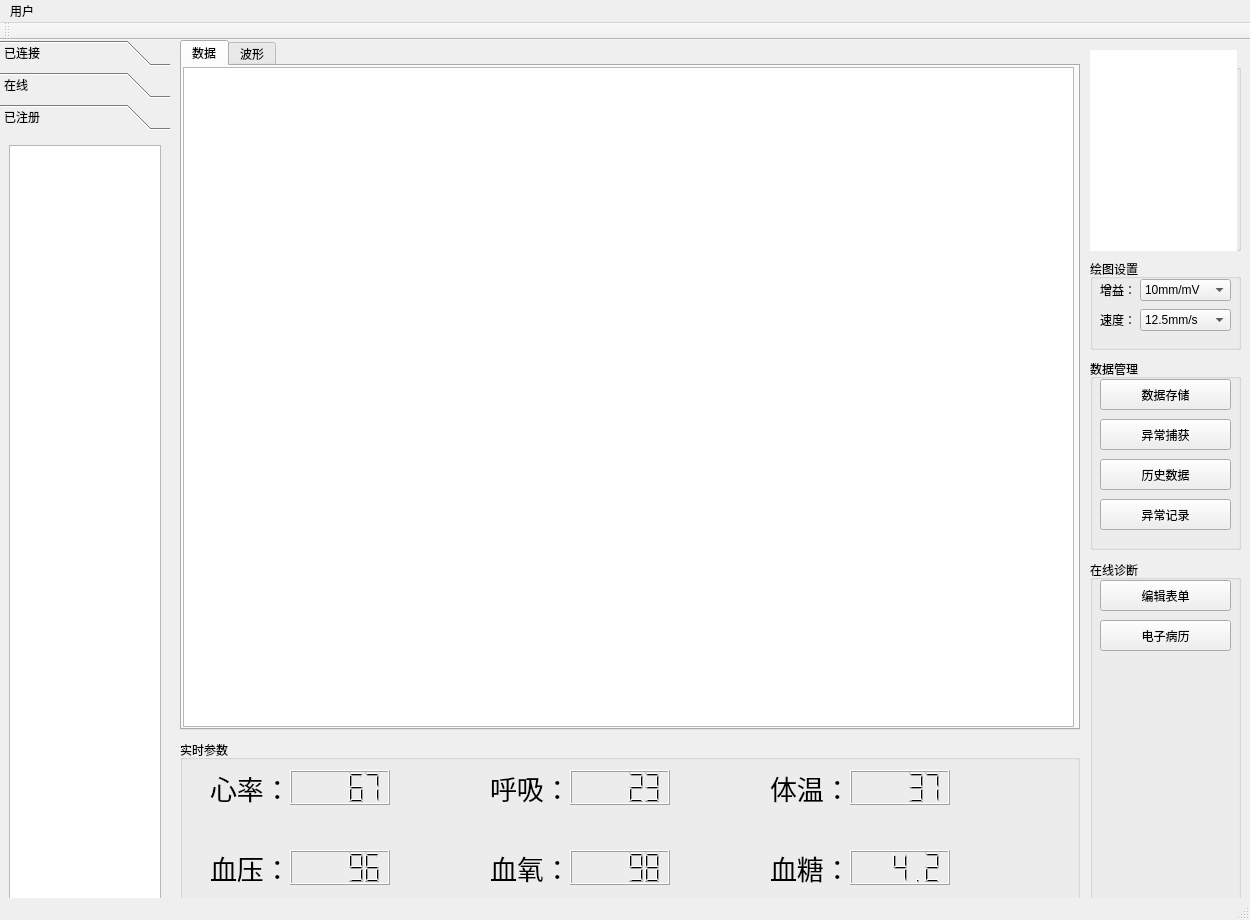
<?xml version="1.0" encoding="UTF-8"?>
<ui version="4.0">
 <class>reMainWindow</class>
 <widget class="QMainWindow" name="reMainWindow">
  <property name="geometry">
   <rect>
    <x>0</x>
    <y>0</y>
    <width>1250</width>
    <height>920</height>
   </rect>
  </property>
  <property name="windowTitle">
   <string>MainWindow</string>
  </property>
  <widget class="QWidget" name="centralWidget">
   <widget class="QToolBox" name="toolBox">
    <property name="geometry">
     <rect>
      <x>0</x>
      <y>0</y>
      <width>170</width>
      <height>870</height>
     </rect>
    </property>
    <property name="currentIndex">
     <number>2</number>
    </property>
    <widget class="QWidget" name="page">
     <property name="geometry">
      <rect>
       <x>0</x>
       <y>0</y>
       <width>170</width>
       <height>759</height>
      </rect>
     </property>
     <attribute name="label">
      <string>已连接</string>
     </attribute>
     <widget class="QListView" name="listView">
      <property name="geometry">
       <rect>
        <x>9</x>
        <y>9</y>
        <width>152</width>
        <height>774</height>
       </rect>
      </property>
     </widget>
    </widget>
    <widget class="QWidget" name="page_2">
     <property name="geometry">
      <rect>
       <x>0</x>
       <y>0</y>
       <width>170</width>
       <height>759</height>
      </rect>
     </property>
     <attribute name="label">
      <string>在线</string>
     </attribute>
     <widget class="QListView" name="listView_2">
      <property name="geometry">
       <rect>
        <x>9</x>
        <y>9</y>
        <width>152</width>
        <height>774</height>
       </rect>
      </property>
     </widget>
    </widget>
    <widget class="QWidget" name="page_3">
     <property name="geometry">
      <rect>
       <x>0</x>
       <y>0</y>
       <width>170</width>
       <height>759</height>
      </rect>
     </property>
     <attribute name="label">
      <string>已注册</string>
     </attribute>
     <widget class="QListView" name="listView_3">
      <property name="geometry">
       <rect>
        <x>9</x>
        <y>9</y>
        <width>152</width>
        <height>774</height>
       </rect>
      </property>
     </widget>
    </widget>
   </widget>
   <widget class="QTabWidget" name="tabWidget">
    <property name="geometry">
     <rect>
      <x>180</x>
      <y>0</y>
      <width>900</width>
      <height>690</height>
     </rect>
    </property>
    <property name="currentIndex">
     <number>0</number>
    </property>
    <widget class="QWidget" name="tab">
     <attribute name="title">
      <string>数据</string>
     </attribute>
     <widget class="QTextBrowser" name="textBrowser">
      <property name="geometry">
       <rect>
        <x>1</x>
        <y>1</y>
        <width>891</width>
        <height>660</height>
       </rect>
      </property>
     </widget>
    </widget>
    <widget class="QWidget" name="tab_2">
     <attribute name="title">
      <string>波形</string>
     </attribute>
     <widget class="QLabel" name="label">
      <property name="geometry">
       <rect>
        <x>10</x>
        <y>8</y>
        <width>40</width>
        <height>20</height>
       </rect>
      </property>
      <property name="text">
       <string>通道1：</string>
      </property>
     </widget>
     <widget class="QLabel" name="label_2">
      <property name="geometry">
       <rect>
        <x>460</x>
        <y>8</y>
        <width>40</width>
        <height>20</height>
       </rect>
      </property>
      <property name="text">
       <string>通道2：</string>
      </property>
     </widget>
     <widget class="QLabel" name="label_3">
      <property name="geometry">
       <rect>
        <x>10</x>
        <y>228</y>
        <width>40</width>
        <height>20</height>
       </rect>
      </property>
      <property name="text">
       <string>通道3：</string>
      </property>
     </widget>
     <widget class="QLabel" name="label_4">
      <property name="geometry">
       <rect>
        <x>460</x>
        <y>228</y>
        <width>40</width>
        <height>20</height>
       </rect>
      </property>
      <property name="text">
       <string>通道4：</string>
      </property>
     </widget>
     <widget class="QLabel" name="label_5">
      <property name="geometry">
       <rect>
        <x>10</x>
        <y>448</y>
        <width>40</width>
        <height>20</height>
       </rect>
      </property>
      <property name="text">
       <string>通道5：</string>
      </property>
     </widget>
     <widget class="QLabel" name="label_6">
      <property name="geometry">
       <rect>
        <x>460</x>
        <y>448</y>
        <width>40</width>
        <height>20</height>
       </rect>
      </property>
      <property name="text">
       <string>通道6：</string>
      </property>
     </widget>
     <widget class="QComboBox" name="comboBox">
      <property name="geometry">
       <rect>
        <x>50</x>
        <y>8</y>
        <width>80</width>
        <height>20</height>
       </rect>
      </property>
      <property name="maxVisibleItems">
       <number>12</number>
      </property>
      <item>
       <property name="text">
        <string>导联I</string>
       </property>
      </item>
      <item>
       <property name="text">
        <string>导联II</string>
       </property>
      </item>
      <item>
       <property name="text">
        <string>导联III</string>
       </property>
      </item>
      <item>
       <property name="text">
        <string>AVL</string>
       </property>
      </item>
      <item>
       <property name="text">
        <string>AVR</string>
       </property>
      </item>
      <item>
       <property name="text">
        <string>AVF</string>
       </property>
      </item>
      <item>
       <property name="text">
        <string>V1</string>
       </property>
      </item>
      <item>
       <property name="text">
        <string>V2</string>
       </property>
      </item>
      <item>
       <property name="text">
        <string>V3</string>
       </property>
      </item>
      <item>
       <property name="text">
        <string>V4</string>
       </property>
      </item>
      <item>
       <property name="text">
        <string>V5</string>
       </property>
      </item>
      <item>
       <property name="text">
        <string>V6</string>
       </property>
      </item>
     </widget>
     <widget class="QComboBox" name="comboBox_2">
      <property name="geometry">
       <rect>
        <x>500</x>
        <y>8</y>
        <width>80</width>
        <height>20</height>
       </rect>
      </property>
      <property name="currentIndex">
       <number>1</number>
      </property>
      <property name="maxVisibleItems">
       <number>12</number>
      </property>
      <item>
       <property name="text">
        <string>导联I</string>
       </property>
      </item>
      <item>
       <property name="text">
        <string>导联II</string>
       </property>
      </item>
      <item>
       <property name="text">
        <string>导联III</string>
       </property>
      </item>
      <item>
       <property name="text">
        <string>AVL</string>
       </property>
      </item>
      <item>
       <property name="text">
        <string>AVR</string>
       </property>
      </item>
      <item>
       <property name="text">
        <string>AVF</string>
       </property>
      </item>
      <item>
       <property name="text">
        <string>V1</string>
       </property>
      </item>
      <item>
       <property name="text">
        <string>V2</string>
       </property>
      </item>
      <item>
       <property name="text">
        <string>V3</string>
       </property>
      </item>
      <item>
       <property name="text">
        <string>V4</string>
       </property>
      </item>
      <item>
       <property name="text">
        <string>V5</string>
       </property>
      </item>
      <item>
       <property name="text">
        <string>V6</string>
       </property>
      </item>
     </widget>
     <widget class="QComboBox" name="comboBox_3">
      <property name="geometry">
       <rect>
        <x>50</x>
        <y>228</y>
        <width>80</width>
        <height>20</height>
       </rect>
      </property>
      <property name="currentIndex">
       <number>2</number>
      </property>
      <property name="maxVisibleItems">
       <number>12</number>
      </property>
      <item>
       <property name="text">
        <string>导联I</string>
       </property>
      </item>
      <item>
       <property name="text">
        <string>导联II</string>
       </property>
      </item>
      <item>
       <property name="text">
        <string>导联III</string>
       </property>
      </item>
      <item>
       <property name="text">
        <string>AVL</string>
       </property>
      </item>
      <item>
       <property name="text">
        <string>AVR</string>
       </property>
      </item>
      <item>
       <property name="text">
        <string>AVF</string>
       </property>
      </item>
      <item>
       <property name="text">
        <string>V1</string>
       </property>
      </item>
      <item>
       <property name="text">
        <string>V2</string>
       </property>
      </item>
      <item>
       <property name="text">
        <string>V3</string>
       </property>
      </item>
      <item>
       <property name="text">
        <string>V4</string>
       </property>
      </item>
      <item>
       <property name="text">
        <string>V5</string>
       </property>
      </item>
      <item>
       <property name="text">
        <string>V6</string>
       </property>
      </item>
     </widget>
     <widget class="QComboBox" name="comboBox_4">
      <property name="geometry">
       <rect>
        <x>500</x>
        <y>228</y>
        <width>80</width>
        <height>20</height>
       </rect>
      </property>
      <property name="currentIndex">
       <number>3</number>
      </property>
      <property name="maxVisibleItems">
       <number>12</number>
      </property>
      <item>
       <property name="text">
        <string>导联I</string>
       </property>
      </item>
      <item>
       <property name="text">
        <string>导联II</string>
       </property>
      </item>
      <item>
       <property name="text">
        <string>导联III</string>
       </property>
      </item>
      <item>
       <property name="text">
        <string>AVL</string>
       </property>
      </item>
      <item>
       <property name="text">
        <string>AVR</string>
       </property>
      </item>
      <item>
       <property name="text">
        <string>AVF</string>
       </property>
      </item>
      <item>
       <property name="text">
        <string>V1</string>
       </property>
      </item>
      <item>
       <property name="text">
        <string>V2</string>
       </property>
      </item>
      <item>
       <property name="text">
        <string>V3</string>
       </property>
      </item>
      <item>
       <property name="text">
        <string>V4</string>
       </property>
      </item>
      <item>
       <property name="text">
        <string>V5</string>
       </property>
      </item>
      <item>
       <property name="text">
        <string>V6</string>
       </property>
      </item>
     </widget>
     <widget class="QComboBox" name="comboBox_5">
      <property name="geometry">
       <rect>
        <x>50</x>
        <y>448</y>
        <width>80</width>
        <height>20</height>
       </rect>
      </property>
      <property name="currentIndex">
       <number>4</number>
      </property>
      <property name="maxVisibleItems">
       <number>12</number>
      </property>
      <item>
       <property name="text">
        <string>导联I</string>
       </property>
      </item>
      <item>
       <property name="text">
        <string>导联II</string>
       </property>
      </item>
      <item>
       <property name="text">
        <string>导联III</string>
       </property>
      </item>
      <item>
       <property name="text">
        <string>AVL</string>
       </property>
      </item>
      <item>
       <property name="text">
        <string>AVR</string>
       </property>
      </item>
      <item>
       <property name="text">
        <string>AVF</string>
       </property>
      </item>
      <item>
       <property name="text">
        <string>V1</string>
       </property>
      </item>
      <item>
       <property name="text">
        <string>V2</string>
       </property>
      </item>
      <item>
       <property name="text">
        <string>V3</string>
       </property>
      </item>
      <item>
       <property name="text">
        <string>V4</string>
       </property>
      </item>
      <item>
       <property name="text">
        <string>V5</string>
       </property>
      </item>
      <item>
       <property name="text">
        <string>V6</string>
       </property>
      </item>
     </widget>
     <widget class="QComboBox" name="comboBox_6">
      <property name="geometry">
       <rect>
        <x>500</x>
        <y>448</y>
        <width>80</width>
        <height>20</height>
       </rect>
      </property>
      <property name="currentIndex">
       <number>5</number>
      </property>
      <property name="maxVisibleItems">
       <number>12</number>
      </property>
      <item>
       <property name="text">
        <string>导联I</string>
       </property>
      </item>
      <item>
       <property name="text">
        <string>导联II</string>
       </property>
      </item>
      <item>
       <property name="text">
        <string>导联III</string>
       </property>
      </item>
      <item>
       <property name="text">
        <string>AVL</string>
       </property>
      </item>
      <item>
       <property name="text">
        <string>AVR</string>
       </property>
      </item>
      <item>
       <property name="text">
        <string>AVF</string>
       </property>
      </item>
      <item>
       <property name="text">
        <string>V1</string>
       </property>
      </item>
      <item>
       <property name="text">
        <string>V2</string>
       </property>
      </item>
      <item>
       <property name="text">
        <string>V3</string>
       </property>
      </item>
      <item>
       <property name="text">
        <string>V4</string>
       </property>
      </item>
      <item>
       <property name="text">
        <string>V5</string>
       </property>
      </item>
      <item>
       <property name="text">
        <string>V6</string>
       </property>
      </item>
     </widget>
     <widget class="QGraphicsView" name="graphicsView">
      <property name="geometry">
       <rect>
        <x>0</x>
        <y>30</y>
        <width>445</width>
        <height>190</height>
       </rect>
      </property>
     </widget>
     <widget class="QGraphicsView" name="graphicsView_2">
      <property name="geometry">
       <rect>
        <x>448</x>
        <y>30</y>
        <width>445</width>
        <height>190</height>
       </rect>
      </property>
     </widget>
     <widget class="QGraphicsView" name="graphicsView_3">
      <property name="geometry">
       <rect>
        <x>0</x>
        <y>250</y>
        <width>445</width>
        <height>190</height>
       </rect>
      </property>
     </widget>
     <widget class="QGraphicsView" name="graphicsView_4">
      <property name="geometry">
       <rect>
        <x>448</x>
        <y>250</y>
        <width>445</width>
        <height>190</height>
       </rect>
      </property>
     </widget>
     <widget class="QGraphicsView" name="graphicsView_5">
      <property name="geometry">
       <rect>
        <x>0</x>
        <y>470</y>
        <width>445</width>
        <height>190</height>
       </rect>
      </property>
     </widget>
     <widget class="QGraphicsView" name="graphicsView_6">
      <property name="geometry">
       <rect>
        <x>448</x>
        <y>470</y>
        <width>445</width>
        <height>190</height>
       </rect>
      </property>
     </widget>
    </widget>
   </widget>
   <widget class="QGroupBox" name="groupBox">
    <property name="geometry">
     <rect>
      <x>180</x>
      <y>700</y>
      <width>900</width>
      <height>171</height>
     </rect>
    </property>
    <property name="title">
     <string>实时参数</string>
    </property>
    <widget class="QLabel" name="label_7">
     <property name="geometry">
      <rect>
       <x>30</x>
       <y>30</y>
       <width>70</width>
       <height>35</height>
      </rect>
     </property>
     <property name="font">
      <font>
       <pointsize>20</pointsize>
      </font>
     </property>
     <property name="text">
      <string>心率：</string>
     </property>
    </widget>
    <widget class="QLabel" name="label_8">
     <property name="geometry">
      <rect>
       <x>310</x>
       <y>30</y>
       <width>70</width>
       <height>35</height>
      </rect>
     </property>
     <property name="font">
      <font>
       <pointsize>20</pointsize>
      </font>
     </property>
     <property name="text">
      <string>呼吸：</string>
     </property>
    </widget>
    <widget class="QLabel" name="label_9">
     <property name="geometry">
      <rect>
       <x>590</x>
       <y>30</y>
       <width>70</width>
       <height>35</height>
      </rect>
     </property>
     <property name="font">
      <font>
       <pointsize>20</pointsize>
      </font>
     </property>
     <property name="text">
      <string>体温：</string>
     </property>
    </widget>
    <widget class="QLabel" name="label_10">
     <property name="geometry">
      <rect>
       <x>30</x>
       <y>110</y>
       <width>70</width>
       <height>35</height>
      </rect>
     </property>
     <property name="font">
      <font>
       <pointsize>20</pointsize>
      </font>
     </property>
     <property name="text">
      <string>血压：</string>
     </property>
    </widget>
    <widget class="QLabel" name="label_11">
     <property name="geometry">
      <rect>
       <x>310</x>
       <y>110</y>
       <width>70</width>
       <height>35</height>
      </rect>
     </property>
     <property name="font">
      <font>
       <pointsize>20</pointsize>
      </font>
     </property>
     <property name="text">
      <string>血氧：</string>
     </property>
    </widget>
    <widget class="QLabel" name="label_12">
     <property name="geometry">
      <rect>
       <x>590</x>
       <y>110</y>
       <width>70</width>
       <height>35</height>
      </rect>
     </property>
     <property name="font">
      <font>
       <pointsize>20</pointsize>
      </font>
     </property>
     <property name="text">
      <string>血糖：</string>
     </property>
    </widget>
    <widget class="QLCDNumber" name="lcdNumber">
     <property name="geometry">
      <rect>
       <x>110</x>
       <y>30</y>
       <width>100</width>
       <height>35</height>
      </rect>
     </property>
     <property name="value" stdset="0">
      <double>67.000000000000000</double>
     </property>
    </widget>
    <widget class="QLCDNumber" name="lcdNumber_2">
     <property name="geometry">
      <rect>
       <x>390</x>
       <y>30</y>
       <width>100</width>
       <height>35</height>
      </rect>
     </property>
     <property name="value" stdset="0">
      <double>23.000000000000000</double>
     </property>
    </widget>
    <widget class="QLCDNumber" name="lcdNumber_3">
     <property name="geometry">
      <rect>
       <x>670</x>
       <y>30</y>
       <width>100</width>
       <height>35</height>
      </rect>
     </property>
     <property name="value" stdset="0">
      <double>37.000000000000000</double>
     </property>
    </widget>
    <widget class="QLCDNumber" name="lcdNumber_4">
     <property name="geometry">
      <rect>
       <x>110</x>
       <y>110</y>
       <width>100</width>
       <height>35</height>
      </rect>
     </property>
     <property name="value" stdset="0">
      <double>96.000000000000000</double>
     </property>
    </widget>
    <widget class="QLCDNumber" name="lcdNumber_5">
     <property name="geometry">
      <rect>
       <x>390</x>
       <y>110</y>
       <width>100</width>
       <height>35</height>
      </rect>
     </property>
     <property name="value" stdset="0">
      <double>98.000000000000000</double>
     </property>
    </widget>
    <widget class="QLCDNumber" name="lcdNumber_6">
     <property name="geometry">
      <rect>
       <x>670</x>
       <y>110</y>
       <width>100</width>
       <height>35</height>
      </rect>
     </property>
     <property name="value" stdset="0">
      <double>4.200000000000000</double>
     </property>
    </widget>
   </widget>
   <widget class="QGroupBox" name="groupBox_2">
    <property name="geometry">
     <rect>
      <x>1090</x>
      <y>10</y>
      <width>151</width>
      <height>201</height>
     </rect>
    </property>
    <property name="title">
     <string>当前用户</string>
    </property>
    <widget class="QLabel" name="label_13">
     <property name="geometry">
      <rect>
       <x>10</x>
       <y>20</y>
       <width>50</width>
       <height>20</height>
      </rect>
     </property>
     <property name="text">
      <string>用户名：</string>
     </property>
    </widget>
    <widget class="QLabel" name="label_14">
     <property name="geometry">
      <rect>
       <x>10</x>
       <y>50</y>
       <width>50</width>
       <height>20</height>
      </rect>
     </property>
     <property name="text">
      <string>姓名：</string>
     </property>
    </widget>
    <widget class="QLabel" name="label_15">
     <property name="geometry">
      <rect>
       <x>10</x>
       <y>80</y>
       <width>50</width>
       <height>20</height>
      </rect>
     </property>
     <property name="text">
      <string>性别：</string>
     </property>
    </widget>
    <widget class="QLabel" name="label_16">
     <property name="geometry">
      <rect>
       <x>10</x>
       <y>110</y>
       <width>50</width>
       <height>20</height>
      </rect>
     </property>
     <property name="text">
      <string>年龄：</string>
     </property>
    </widget>
    <widget class="QLabel" name="label_17">
     <property name="geometry">
      <rect>
       <x>10</x>
       <y>140</y>
       <width>50</width>
       <height>20</height>
      </rect>
     </property>
     <property name="text">
      <string>病史：</string>
     </property>
    </widget>
    <widget class="QLabel" name="label_18">
     <property name="geometry">
      <rect>
       <x>10</x>
       <y>170</y>
       <width>50</width>
       <height>20</height>
      </rect>
     </property>
     <property name="text">
      <string>职业：</string>
     </property>
    </widget>
    <widget class="QLabel" name="label_21">
     <property name="geometry">
      <rect>
       <x>60</x>
       <y>20</y>
       <width>80</width>
       <height>20</height>
      </rect>
     </property>
     <property name="text">
      <string/>
     </property>
    </widget>
    <widget class="QLabel" name="label_22">
     <property name="geometry">
      <rect>
       <x>60</x>
       <y>50</y>
       <width>80</width>
       <height>20</height>
      </rect>
     </property>
     <property name="text">
      <string/>
     </property>
    </widget>
    <widget class="QLabel" name="label_23">
     <property name="geometry">
      <rect>
       <x>60</x>
       <y>80</y>
       <width>80</width>
       <height>20</height>
      </rect>
     </property>
     <property name="text">
      <string/>
     </property>
    </widget>
    <widget class="QLabel" name="label_24">
     <property name="geometry">
      <rect>
       <x>60</x>
       <y>110</y>
       <width>80</width>
       <height>20</height>
      </rect>
     </property>
     <property name="text">
      <string/>
     </property>
    </widget>
    <widget class="QLabel" name="label_25">
     <property name="geometry">
      <rect>
       <x>60</x>
       <y>140</y>
       <width>80</width>
       <height>20</height>
      </rect>
     </property>
     <property name="text">
      <string/>
     </property>
    </widget>
    <widget class="QLabel" name="label_26">
     <property name="geometry">
      <rect>
       <x>60</x>
       <y>170</y>
       <width>80</width>
       <height>20</height>
      </rect>
     </property>
     <property name="text">
      <string/>
     </property>
    </widget>
    <widget class="QLabel" name="label_27">
     <property name="geometry">
      <rect>
       <x>-4</x>
       <y>0</y>
       <width>151</width>
       <height>201</height>
      </rect>
     </property>
     <property name="styleSheet">
      <string notr="true">background-color: rgb(255, 255, 255);</string>
     </property>
     <property name="text">
      <string/>
     </property>
    </widget>
   </widget>
   <widget class="QGroupBox" name="groupBox_3">
    <property name="geometry">
     <rect>
      <x>1090</x>
      <y>219</y>
      <width>151</width>
      <height>91</height>
     </rect>
    </property>
    <property name="title">
     <string>绘图设置</string>
    </property>
    <widget class="QLabel" name="label_19">
     <property name="geometry">
      <rect>
       <x>10</x>
       <y>20</y>
       <width>31</width>
       <height>22</height>
      </rect>
     </property>
     <property name="text">
      <string>增益：</string>
     </property>
    </widget>
    <widget class="QLabel" name="label_20">
     <property name="geometry">
      <rect>
       <x>10</x>
       <y>50</y>
       <width>31</width>
       <height>22</height>
      </rect>
     </property>
     <property name="text">
      <string>速度：</string>
     </property>
    </widget>
    <widget class="QComboBox" name="comboBox_7">
     <property name="geometry">
      <rect>
       <x>50</x>
       <y>20</y>
       <width>91</width>
       <height>22</height>
      </rect>
     </property>
     <property name="currentIndex">
      <number>1</number>
     </property>
     <item>
      <property name="text">
       <string>5mm/mV</string>
      </property>
     </item>
     <item>
      <property name="text">
       <string>10mm/mV</string>
      </property>
     </item>
     <item>
      <property name="text">
       <string>20mm/mV</string>
      </property>
     </item>
    </widget>
    <widget class="QComboBox" name="comboBox_8">
     <property name="geometry">
      <rect>
       <x>50</x>
       <y>50</y>
       <width>91</width>
       <height>22</height>
      </rect>
     </property>
     <property name="currentIndex">
      <number>0</number>
     </property>
     <item>
      <property name="text">
       <string>12.5mm/s</string>
      </property>
     </item>
     <item>
      <property name="text">
       <string>25mm/s</string>
      </property>
     </item>
     <item>
      <property name="text">
       <string>50mm/s</string>
      </property>
     </item>
    </widget>
   </widget>
   <widget class="QGroupBox" name="groupBox_4">
    <property name="geometry">
     <rect>
      <x>1090</x>
      <y>319</y>
      <width>151</width>
      <height>191</height>
     </rect>
    </property>
    <property name="title">
     <string>数据管理</string>
    </property>
    <widget class="QPushButton" name="pushButton">
     <property name="geometry">
      <rect>
       <x>10</x>
       <y>20</y>
       <width>131</width>
       <height>31</height>
      </rect>
     </property>
     <property name="text">
      <string>数据存储</string>
     </property>
    </widget>
    <widget class="QPushButton" name="pushButton_2">
     <property name="geometry">
      <rect>
       <x>10</x>
       <y>60</y>
       <width>131</width>
       <height>31</height>
      </rect>
     </property>
     <property name="text">
      <string>异常捕获</string>
     </property>
    </widget>
    <widget class="QPushButton" name="pushButton_3">
     <property name="geometry">
      <rect>
       <x>10</x>
       <y>100</y>
       <width>131</width>
       <height>31</height>
      </rect>
     </property>
     <property name="text">
      <string>历史数据</string>
     </property>
    </widget>
    <widget class="QPushButton" name="pushButton_4">
     <property name="geometry">
      <rect>
       <x>10</x>
       <y>140</y>
       <width>131</width>
       <height>31</height>
      </rect>
     </property>
     <property name="text">
      <string>异常记录</string>
     </property>
    </widget>
   </widget>
   <widget class="QGroupBox" name="groupBox_5">
    <property name="geometry">
     <rect>
      <x>1090</x>
      <y>520</y>
      <width>151</width>
      <height>351</height>
     </rect>
    </property>
    <property name="title">
     <string>在线诊断</string>
    </property>
    <widget class="QPushButton" name="pushButton_5">
     <property name="geometry">
      <rect>
       <x>10</x>
       <y>20</y>
       <width>131</width>
       <height>31</height>
      </rect>
     </property>
     <property name="text">
      <string>编辑表单</string>
     </property>
    </widget>
    <widget class="QPushButton" name="pushButton_6">
     <property name="geometry">
      <rect>
       <x>10</x>
       <y>60</y>
       <width>131</width>
       <height>31</height>
      </rect>
     </property>
     <property name="text">
      <string>电子病历</string>
     </property>
    </widget>
   </widget>
  </widget>
  <widget class="QMenuBar" name="menuBar">
   <property name="geometry">
    <rect>
     <x>0</x>
     <y>0</y>
     <width>1250</width>
     <height>28</height>
    </rect>
   </property>
   <widget class="QMenu" name="menu">
    <property name="title">
     <string>用户</string>
    </property>
   </widget>
   <addaction name="menu"/>
  </widget>
  <widget class="QToolBar" name="mainToolBar">
   <attribute name="toolBarArea">
    <enum>TopToolBarArea</enum>
   </attribute>
   <attribute name="toolBarBreak">
    <bool>false</bool>
   </attribute>
  </widget>
  <widget class="QStatusBar" name="statusBar"/>
  <action name="action">
   <property name="text">
    <string>注册</string>
   </property>
  </action>
  <action name="action_2">
   <property name="text">
    <string>打开</string>
   </property>
  </action>
 </widget>
 <layoutdefault spacing="6" margin="11"/>
 <resources/>
 <connections/>
</ui>
